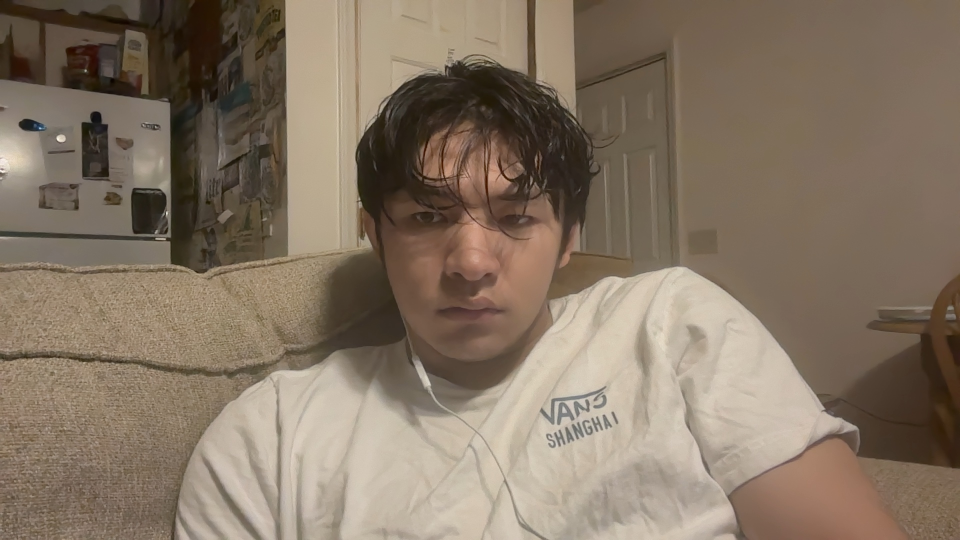
#> input picture test_camera_frame.jpg, 1920 x 1080 px (shown at 1/2 size)
$ python -i integrated_detection.py   (imports and definitions only)
#> lines starting #> are read from the running program, lines starting #| are printed output that depends on the picture; after the words box and inside, x2 and y2 are one past the last pixel; in counts of white or black regions, pixels touching at a corner belong together
#> further down, picture is the input picture: shape (1080, 1920, 3); mean B, G, R 100.4, 117.6, 133.5
#!/usr/bin/env python3
"""
Integrated Object Detection System
Combines Mac camera simulation with Jetson processing for testing
"""

import cv2
import json
import base64
import requests
import numpy as np
from datetime import datetime
import argparse
from ultralytics import YOLO
import time
import threading
from queue import Queue
import concurrent.futures

class IntegratedDetectionSystem:
    def __init__(self, server_url="http://localhost:3004", camera_id="FF-001"):
        self.server_url = server_url
        self.camera_id = camera_id
        self.model = None
        self.cap = None
        self.running = False
        self.coco_classes = self.load_coco_classes()

        # Threading components
        self.frame_queue = Queue(maxsize=5)  # Buffer for frames
        self.result_queue = Queue(maxsize=10)  # Buffer for results
        self.executor = concurrent.futures.ThreadPoolExecutor(max_workers=3)
        self.lock = threading.Lock()

    def load_coco_classes(self):
        """Load COCO class names with room-specific objects highlighted"""
        return [
            'person', 'bicycle', 'car', 'motorcycle', 'airplane', 'bus', 'train', 'truck', 'boat',
            'traffic light', 'fire hydrant', 'stop sign', 'parking meter', 'bench', 'bird', 'cat',
            'dog', 'horse', 'sheep', 'cow', 'elephant', 'bear', 'zebra', 'giraffe', 'backpack',
            'umbrella', 'handbag', 'tie', 'suitcase', 'frisbee', 'skis', 'snowboard', 'sports ball',
            'kite', 'baseball bat', 'baseball glove', 'skateboard', 'surfboard', 'tennis racket',
            'bottle', 'wine glass', 'cup', 'fork', 'knife', 'spoon', 'bowl', 'banana', 'apple',
            'sandwich', 'orange', 'broccoli', 'carrot', 'hot dog', 'pizza', 'donut', 'cake',
            'chair', 'couch', 'potted plant', 'bed', 'dining table', 'toilet', 'tv', 'laptop',
            'mouse', 'remote', 'keyboard', 'cell phone', 'microwave', 'oven', 'toaster', 'sink',
            'refrigerator', 'book', 'clock', 'vase', 'scissors', 'teddy bear', 'hair drier', 'toothbrush'
        ]

    # [9 lines left out: function get_room_object_priority, not called in this run]

    def detect_doors_custom(self, frame):
        """Custom door detection using edge detection and geometric analysis"""
        door_detections = []

        try:
            # Convert to grayscale
            gray = cv2.cvtColor(frame, cv2.COLOR_BGR2GRAY)
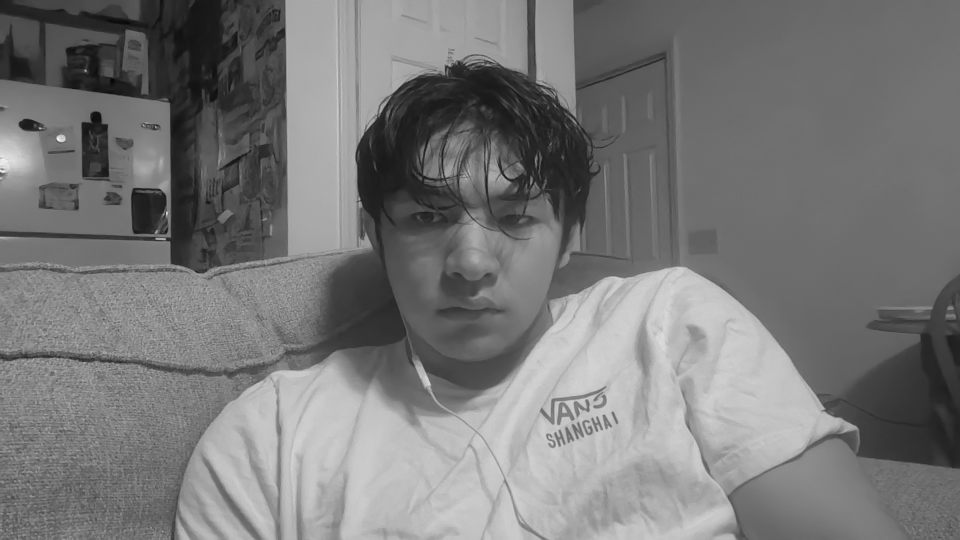
#> gray: shape (1080, 1920) (shown at 1/2 size); min 4, max 254, mean 120.4

            # Apply edge detection
            edges = cv2.Canny(gray, 50, 150)
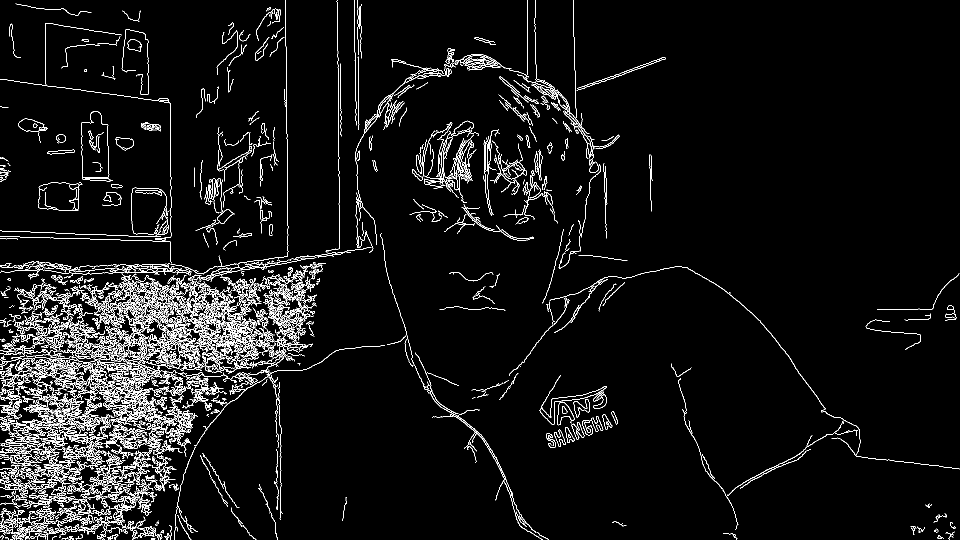
#> edges: shape (1080, 1920) (shown at 1/2 size); 5% white in thin lines or dots

            # Find contours
            contours, _ = cv2.findContours(edges, cv2.RETR_EXTERNAL, cv2.CHAIN_APPROX_SIMPLE)
#> contours = 1221 contours, 825 with area under 20; largest, box (x1, y1, x2, y2) and area: (197, 666, 355, 843) 2028, (185, 558, 348, 659) 1526, (0, 522, 276, 550) 1442, (1079, 750, 1213, 850) 1308, (1063, 0, 1183, 317) 1144

            for contour in contours:
                # Approximate contour to polygon
                epsilon = 0.02 * cv2.arcLength(contour, True)
                approx = cv2.approxPolyDP(contour, epsilon, True)

                # Get bounding rectangle
                x, y, w, h = cv2.boundingRect(contour)
                area = cv2.contourArea(contour)

                # Door characteristics:
                # - Tall and narrow (height > width)
                # - Reasonable size (not too small, not too large)
                # - Aspect ratio typical of doors (2:1 to 4:1)
                aspect_ratio = h / w if w > 0 else 0

                if (area > 5000 and  # Minimum area
                    aspect_ratio > 1.5 and aspect_ratio < 4.0 and  # Door-like aspect ratio
                    h > 100 and w > 30 and  # Minimum dimensions
                    y < frame.shape[0] * 0.8):  # Not at bottom of frame (doors are usually higher)

                    # Calculate confidence based on how well it matches door characteristics
                    confidence = min(0.8, (aspect_ratio - 1.5) / 2.5 * 0.3 + 0.5)

                    door_detection = {
                        "class_id": -1,  # Custom class
                        "class_name": "door",
                        "confidence": confidence,
                        "bbox": [x, y, x + w, y + h],
                        "center": [x + w//2, y + h//2],
                        "priority": 10,
                        "size": (w, h),
                        "method": "custom_edge_detection"
                    }
                    door_detections.append(door_detection)
#> this loop made 1221 passes
#> (epsilon, x, y, w, h, area, aspect_ratio) on passes 6, 11, 14: (1.01, 138, 1072, 10, 8, 21, 0.8), (0.546, 194, 1070, 8, 9, 24, 1.12), (2.16, 214, 1068, 23, 12, 36.5, 0.522)
#> after the loop, door_detections = []

        except Exception as e:
            print(f"Error in custom door detection: {e}")

        return door_detections

    # [289 lines left out: functions initialize_system, process_frame_async, frame_capture_worker, detection_worker, draw_detections, send_detection_results_async and 3 more, not called in this run]

# [2 lines not run here, left out]

>>> import cv2
>>> picture = cv2.imread('../test_camera_frame.jpg')
>>> result = IntegratedDetectionSystem().detect_doors_custom(picture)
#> result = []
